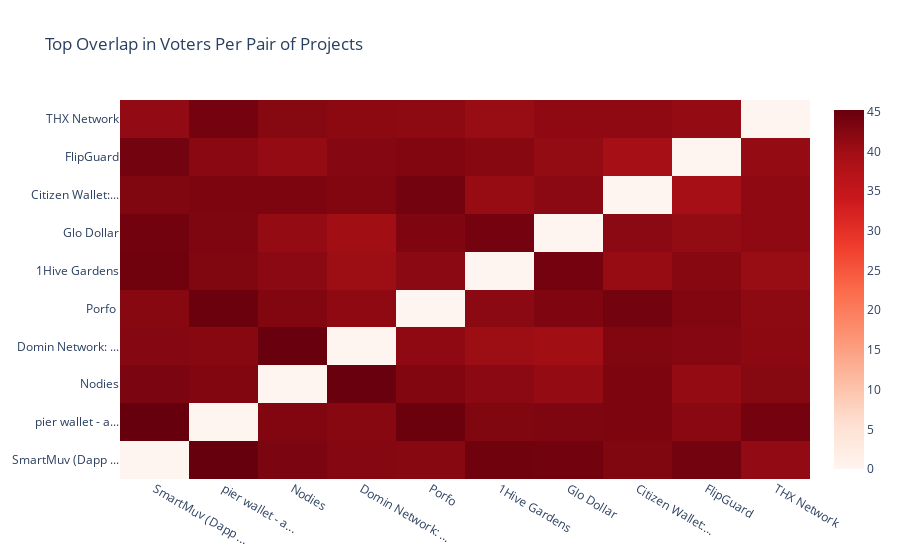

Notebook source saved alongside this figure:
### Code cell
fig, overlap_df = qfutils.create_voter_overlap_heatmap(df)
fig.show()

### Figure 1 — Plotly figure (JSON) as saved in the notebook; plotly's stock layout.template omitted (floating-point values rounded to 4 significant figures)
{"data": [{"colorscale": [[0, "rgb(255,245,240)"], [0.125, "rgb(254,224,210)"], [0.25, "rgb(252,187,161)"], [0.375, "rgb(252,146,114)"], [0.5, "rgb(251,106,74)"], [0.625, "rgb(239,59,44)"], [0.75, "rgb(203,24,29)"], [0.875, "rgb(165,15,21)"], [1, "rgb(103,0,13)"]], "hoverongaps": false, "hovertemplate": "<i>Overlap</i>: %{z:.2f}%<extra></extra>", "type": "heatmap", "x": ["SmartMuv (Dapp ...", "pier wallet - a...", "Nodies", "Domin Network: ...", "Porfo ", "1Hive Gardens", "Glo Dollar", "Citizen Wallet:...", "FlipGuard", "THX Network"], "y": ["SmartMuv (Dapp ...", "pier wallet - a...", "Nodies", "Domin Network: ...", "Porfo ", "1Hive Gardens", "Glo Dollar", "Citizen Wallet:...", "FlipGuard", "THX Network"], "z": [[0, 45.21, 43.34, 42.59, 42.33, 44.38, 44.33, 42.93, 44.12, 41.28], [45.21, 0, 42.79, 42.27, 44.87, 42.95, 43.08, 43.19, 42.04, 43.92], [43.34, 42.79, 0, 45.07, 42.83, 42.0, 41.14, 43.18, 41.04, 42.37], [42.59, 42.27, 45.07, 0, 41.67, 40.38, 39.94, 42.8, 42.59, 41.77], [42.33, 44.87, 42.83, 41.67, 0, 41.95, 43.0, 44.12, 42.79, 41.62], [44.38, 42.95, 42.0, 40.38, 41.95, 0, 43.95, 40.87, 42.2, 40.77], [44.33, 43.08, 41.14, 39.94, 43.0, 43.95, 0, 41.92, 41.24, 41.64], [42.93, 43.19, 43.18, 42.8, 44.12, 40.87, 41.92, 0, 39.46, 41.67], [44.12, 42.04, 41.04, 42.59, 42.79, 42.2, 41.24, 39.46, 0, 41.08], [41.28, 43.92, 42.37, 41.77, 41.62, 40.77, 41.64, 41.67, 41.08, 0]]}], "layout": {"title": {"text": "Top Overlap in Voters Per Pair of Projects"}, "xaxis": {"nticks": 36}}}
